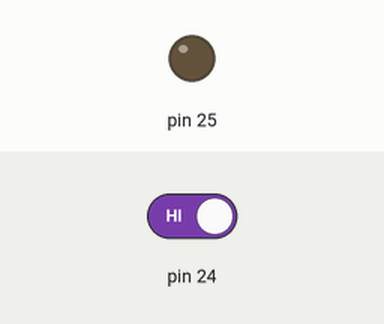
A sketch run on a simulated Arduino Mega 2560, built with avr-gcc and run on an emulated ATmega2560. Parts: output pins drawn as LEDs (lit = HIGH). The test bench sets the inputs (shaded band); at power-on: pin 24 HIGH.

Above: at 1.2 s.
1.3 s: pin 24 driven LOW
At 2.3 s:
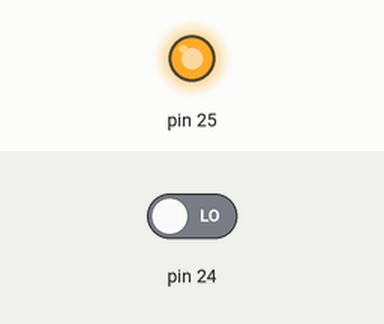
2.8 s: pin 24 driven HIGH
At 3.4 s:
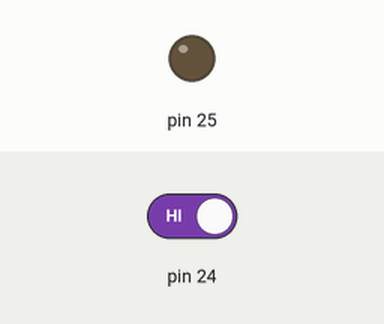
Timing chart, 0 to 5.8 s (numbered marks = the images above; inputs shaded):
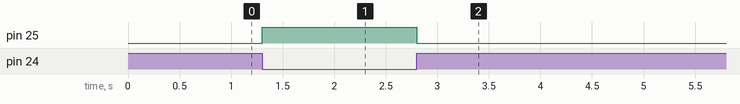

Measured:
- after the input at 1.3 s, pin 25: LOW → HIGH at once
- after the input at 2.8 s, pin 25: HIGH → LOW at once

The sketch:

Impulse_C.ino
```cpp
void setup() {
  pinMode(25, OUTPUT);
  pinMode(24, INPUT);
}

void loop() {
  if (!digitalRead(24)) {
    digitalWrite(25, HIGH);
  } else {
    digitalWrite(25, LOW);
  }
}
```
